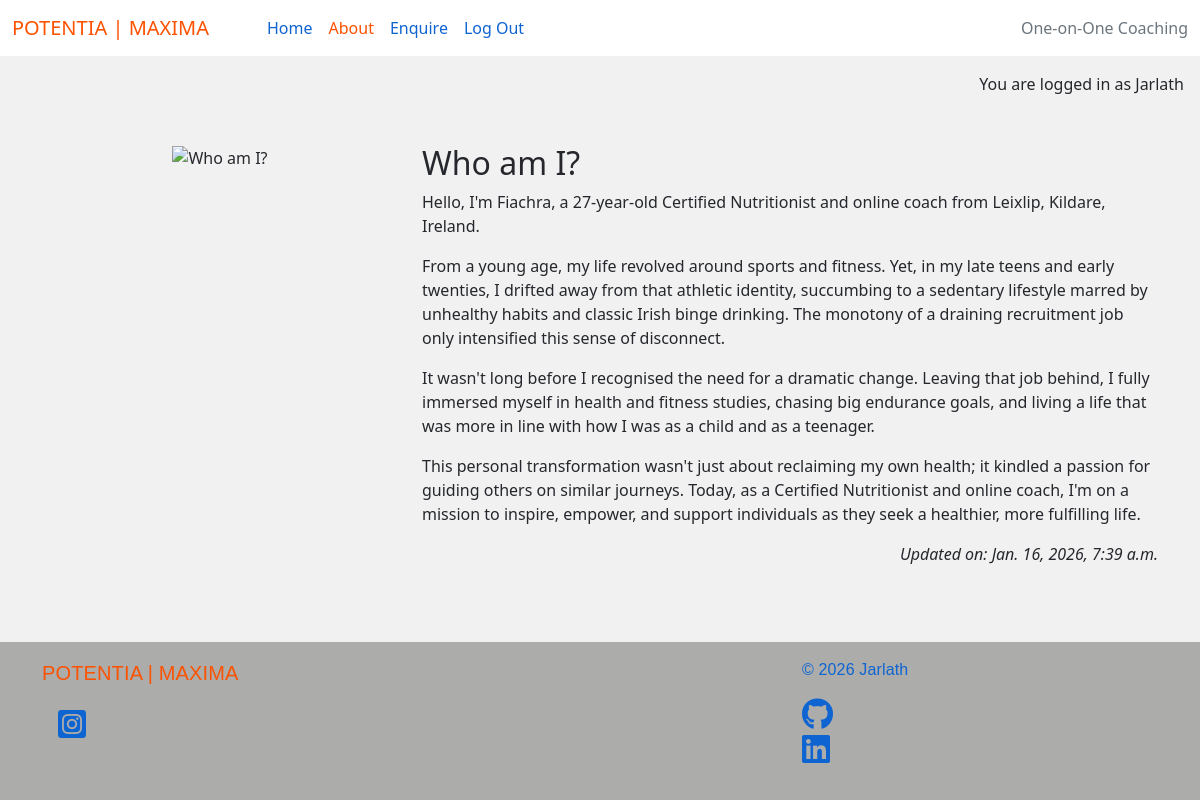
The page /about/ (signed in) on the database its author committed.
### about/models.py (models this page shows, shortened)
class About(models.Model):
    title = models.CharField(max_length=200)
    content = models.TextField()
    profile_image = CloudinaryField('image', default='placeholder')
    updated_on = models.DateTimeField(auto_now=True)
    class Meta:
        ordering = ["-updated_on"]

### about/views.py (the view)
# urls.py: path('', views.about_view, name='about'),
def about_view(request):
    about_content = About.objects.all().order_by('-updated_on').first()
    context = {
        'about': about_content,
    }
    return render(
        request,
        'about/about.html',
        context
        )

### about/templates/about/about.html
{% extends 'base.html' %}
{% block content %}
{% load static %}
<div class="container mt-5">
    <div class="row">
        <div class="col-12 col-md-4 text-center">
            {% if "placeholder" in about.profile_image.url %}
            <img src="{% static 'images/nobody.jpg' %}" width="75%" alt="placeholder image">
            {% else %}
            <img src="{{ about.profile_image.url }}" width="100%" alt="{{ about.title }}">
            {% endif %}
        </div>
        <div class="col-8">
            <h2>{{ about.title }}</h2>
            {{ about.content | safe }}
        </div>
    </div>
    <div class="row">
        <div class="col text-right">
            <p class="text-end"><em>Updated on: {{ about.updated_on }}</em></p>
        </div>
    </div>
</div>
{% endblock content %}

### templates/base.html (shortened to what this page needs)
{% load static %}
{% url 'home' as home_url %}
{% url 'about' as about_url %}
{% url 'enquire' as enquire_url %}
{% url 'account_signup' as signup_url %}
{% url 'account_login' as login_url %}
{% url 'account_logout' as logout_url %}
<!DOCTYPE html>
<html class="h-100" lang="en">
<head>
    <link rel="stylesheet" href="https://cdnjs.cloudflare.com/ajax/libs/font-awesome/5.15.3/css/all.min.css">
    <link href="https://cdn.jsdelivr.net/npm/bootstrap@5.0.1/dist/css/bootstrap.min.css" rel="stylesheet"
>
    <link rel="stylesheet" href="{% static 'css/style.css' %}">
</head>
<body class="d-flex flex-column h-100 main-bg">
    <nav class="navbar navbar-expand-lg navbar-light bg-white">
        <div class="container-fluid">
            <a class="text-orange" aria-label="Go to Home" alt="Go to home page" href="{% url 'home' %}">POTENTIA | MAXIMA</a>
            <div class="collapse navbar-collapse" id="navbarText">
                <ul class="navbar-nav me-auto mb-2 mb-lg-0">
                    <li class="nav-item">
                        <a class="nav-link {% if request.path == home_url %}active{% endif %}" aria-current="page"
                            href="{% url 'home' %}">Home</a>
                    </li>
                    <li class="nav-item">
                        <a class="nav-link
                {% if request.path == about_url %}active{%endif%}" aria-current="page"
                            href="{% url 'about' %}">About</a>
                    </li>
                    <li class="nav-item">
                        <a class="nav-link
                {% if request.path == enquire_url %}active{%endif%}" aria-current="page"
                            href="{% url 'enquire' %}">Enquire</a>
                    </li>
                    {% if user.is_authenticated %}
                    <li class="nav-item">
                        <a class="nav-link {% if request.path == logout_url %}active{% endif %}" aria-current="page"
                            href="{% url 'account_logout' %}">Log Out</a>
                    </li>
                    {% endif %}
                </ul>
                <span class="navbar-text text-muted">
                    One-on-One Coaching
                </span>
            </div>
        </div>
    </nav>
    <main class="flex-shrink-0 main-bg">
        {% if user.is_authenticated %}
        <p class="text-end m-3">You are logged in as {{ user | capfirst }}</p>
        {% else %}
        <p class="text-end m-3">You are not logged in</p>
        {% endif %}
        {% block content %}{% endblock content %}
    </main>
    <footer class="footer mt-auto py-3 footer-bg">
        <div class="container">
            <div class="row">
                <div class="col text-left">
                    <a class="text-orange" aria-label="Go to Home" alt="Go to home page" href="{% url 'home' %}">POTENTIA | MAXIMA</a>
                    <p>
                        <a href="https://www.instagram.com" target="_blank" rel="noopener"
                                aria-label="Visit my Instagram page (opens in a new tab)">
                        <i class="fab fa-instagram-square ms-3 text-blue-icon footer-link-insta"></i>
                        </a>
                    </p>
                </div>
                <div class="col text-left">
                </div>
                <div class="col text-right text-blue">
                    <p>&copy; 2026 Jarlath
                    <ul class="social-networks">
                        <li>
                            <a href="https://github.com/JarlathMacS" target="_blank" rel="noopener"
                                aria-label="Visit my GitHub page (opens in a new tab)"><i
                                    class="fab fa-github text-blue-icon"></i></a>
                        </li>
                        <li>
                            <a href="https://www.linkedin.com/in/jarlathsweeney" target="_blank" rel="noopener"
                                aria-label="Visit my LinkedIn page (opens in a new tab)"><i
                                    class="fab fa-linkedin text-blue-icon"></i></a>
                        </li>
                    </ul>
                    </p>
                </div>
            </div>
        </div>
    </footer>
</body>
</html>

### static/css/style.css (style rules this page uses)
body { background-color: #F1F1F1; color: #25272C; }
.main-bg { background-color: #F1F1F1; }
.footer-bg { background-color: #acacab; }
.text-blue { color: #0e64d1; font-size: 16px; text-decoration: none; }
.text-blue-icon { color: #0e64d1; font-size: 200%; }
.text-orange { color: #fc5201; font-size: 20px; text-decoration: none; }
.navbar-light .navbar-nav .nav-link { color:#0e64d1; }
.navbar-light .navbar-nav .nav-link.active { color: #fc5201; }
#navbarText { padding-left: 50px; }
.footer { padding-top: 2%; padding-bottom: 2%; font-family: Arial, Helvetica, sans-serif; letter-spacing: .009em; }
.social-networks { list-style-type: none; padding: 0%; }
.footer-link-insta { margin: 20px 20px 0px; }

### rows shown on the page
About: title "Who am I?", content "Hello, I'm Fiachra, a 27-year-old Certified Nutritionist and online coach from Leixlip, Kildare, Ireland. From a young age, my life revolved around sports and fitness. Yet, in my late teens and early twenties, I drifted away from that athletic identity, succumbing to a sedentary lifestyle marred by unhealthy habits and classic Irish binge drinking. The monotony of a draining recruitment job only intensified this sense of disconnect. It wasn't long before I recognised the need for a dramatic change. Leaving that job behind, I fully immersed myself in health and fitness studies, chasing big endurance goals, and living a life that was more in line with how I was as a child and as a teenager.…", updated_on "Jan. 16, 2026, 7:39 a.m."

### other values the page prints
{{ user | capfirst }} "Jarlath"
